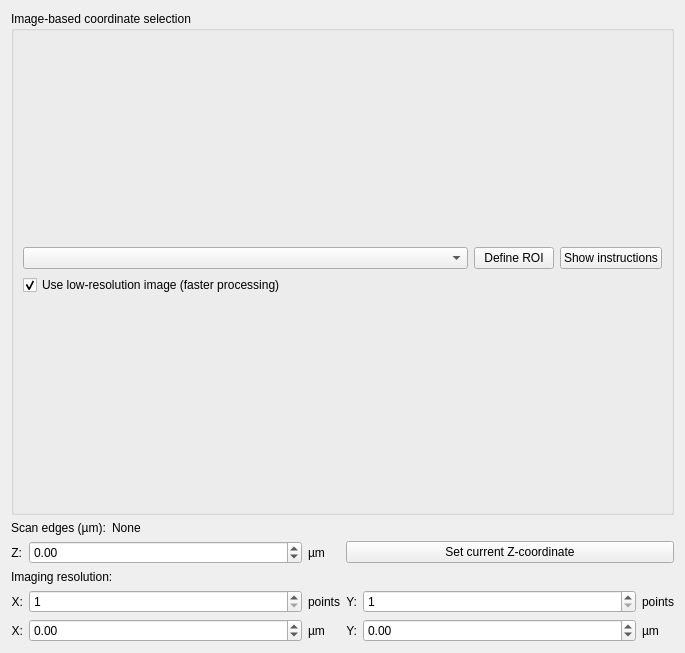
<?xml version="1.0" encoding="UTF-8"?>
<ui version="4.0">
 <class>Rect_Image</class>
 <widget class="QWidget" name="Rect_Image">
  <property name="geometry">
   <rect>
    <x>0</x>
    <y>0</y>
    <width>685</width>
    <height>653</height>
   </rect>
  </property>
  <property name="windowTitle">
   <string>Form</string>
  </property>
  <layout class="QVBoxLayout" name="verticalLayout_2">
   <item>
    <layout class="QVBoxLayout" name="main_layout">
     <item>
      <widget class="QGroupBox" name="groupBox">
       <property name="title">
        <string>Image-based coordinate selection</string>
       </property>
       <layout class="QVBoxLayout" name="verticalLayout_3">
        <item>
         <layout class="QGridLayout" name="gridLayout">
          <item row="1" column="1">
           <widget class="QPushButton" name="btn_defineROI">
            <property name="text">
             <string>Define ROI</string>
            </property>
           </widget>
          </item>
          <item row="1" column="0">
           <widget class="QComboBox" name="combo_image">
            <property name="sizePolicy">
             <sizepolicy hsizetype="Expanding" vsizetype="Fixed">
              <horstretch>0</horstretch>
              <verstretch>0</verstretch>
             </sizepolicy>
            </property>
           </widget>
          </item>
          <item row="1" column="2">
           <widget class="QPushButton" name="btn_instruction">
            <property name="text">
             <string>Show instructions</string>
            </property>
           </widget>
          </item>
          <item row="2" column="0" colspan="3">
           <widget class="QCheckBox" name="chk_lres">
            <property name="text">
             <string>Use low-resolution image (faster processing)</string>
            </property>
            <property name="checked">
             <bool>true</bool>
            </property>
           </widget>
          </item>
          <item row="0" column="0" colspan="3">
           <layout class="QVBoxLayout" name="lyt_canvas"/>
          </item>
         </layout>
        </item>
       </layout>
      </widget>
     </item>
     <item>
      <layout class="QGridLayout" name="gridLayout_2">
       <item row="6" column="0">
        <widget class="QLabel" name="label_11">
         <property name="sizePolicy">
          <sizepolicy hsizetype="Fixed" vsizetype="Preferred">
           <horstretch>0</horstretch>
           <verstretch>0</verstretch>
          </sizepolicy>
         </property>
         <property name="text">
          <string>X:</string>
         </property>
         <property name="alignment">
          <set>Qt::AlignmentFlag::AlignRight|Qt::AlignmentFlag::AlignTrailing|Qt::AlignmentFlag::AlignVCenter</set>
         </property>
        </widget>
       </item>
       <item row="5" column="0">
        <widget class="QLabel" name="label_9">
         <property name="sizePolicy">
          <sizepolicy hsizetype="Fixed" vsizetype="Preferred">
           <horstretch>0</horstretch>
           <verstretch>0</verstretch>
          </sizepolicy>
         </property>
         <property name="text">
          <string>X:</string>
         </property>
         <property name="alignment">
          <set>Qt::AlignmentFlag::AlignRight|Qt::AlignmentFlag::AlignTrailing|Qt::AlignmentFlag::AlignVCenter</set>
         </property>
        </widget>
       </item>
       <item row="6" column="1">
        <widget class="QDoubleSpinBox" name="spin_resXum">
         <property name="minimum">
          <double>-1000000.000000000000000</double>
         </property>
         <property name="maximum">
          <double>1000000.000000000000000</double>
         </property>
        </widget>
       </item>
       <item row="3" column="0">
        <widget class="QLabel" name="label_5">
         <property name="sizePolicy">
          <sizepolicy hsizetype="Fixed" vsizetype="Preferred">
           <horstretch>0</horstretch>
           <verstretch>0</verstretch>
          </sizepolicy>
         </property>
         <property name="text">
          <string>Z:</string>
         </property>
         <property name="alignment">
          <set>Qt::AlignmentFlag::AlignRight|Qt::AlignmentFlag::AlignTrailing|Qt::AlignmentFlag::AlignVCenter</set>
         </property>
        </widget>
       </item>
       <item row="5" column="1">
        <widget class="QSpinBox" name="spin_resXPt">
         <property name="minimum">
          <number>1</number>
         </property>
         <property name="maximum">
          <number>1000000</number>
         </property>
        </widget>
       </item>
       <item row="3" column="1">
        <widget class="QDoubleSpinBox" name="spin_z">
         <property name="minimum">
          <double>-1000000.000000000000000</double>
         </property>
         <property name="maximum">
          <double>1000000.000000000000000</double>
         </property>
        </widget>
       </item>
       <item row="5" column="2">
        <widget class="QLabel" name="label_10">
         <property name="sizePolicy">
          <sizepolicy hsizetype="Fixed" vsizetype="Preferred">
           <horstretch>0</horstretch>
           <verstretch>0</verstretch>
          </sizepolicy>
         </property>
         <property name="text">
          <string>points</string>
         </property>
        </widget>
       </item>
       <item row="6" column="2">
        <widget class="QLabel" name="label_12">
         <property name="sizePolicy">
          <sizepolicy hsizetype="Fixed" vsizetype="Preferred">
           <horstretch>0</horstretch>
           <verstretch>0</verstretch>
          </sizepolicy>
         </property>
         <property name="text">
          <string>µm</string>
         </property>
        </widget>
       </item>
       <item row="3" column="2">
        <widget class="QLabel" name="label_7">
         <property name="sizePolicy">
          <sizepolicy hsizetype="Fixed" vsizetype="Preferred">
           <horstretch>0</horstretch>
           <verstretch>0</verstretch>
          </sizepolicy>
         </property>
         <property name="text">
          <string>µm</string>
         </property>
        </widget>
       </item>
       <item row="5" column="3">
        <widget class="QLabel" name="label_13">
         <property name="sizePolicy">
          <sizepolicy hsizetype="Fixed" vsizetype="Preferred">
           <horstretch>0</horstretch>
           <verstretch>0</verstretch>
          </sizepolicy>
         </property>
         <property name="text">
          <string>Y:</string>
         </property>
         <property name="alignment">
          <set>Qt::AlignmentFlag::AlignRight|Qt::AlignmentFlag::AlignTrailing|Qt::AlignmentFlag::AlignVCenter</set>
         </property>
        </widget>
       </item>
       <item row="4" column="0" colspan="6">
        <widget class="QLabel" name="label_8">
         <property name="sizePolicy">
          <sizepolicy hsizetype="Preferred" vsizetype="Fixed">
           <horstretch>0</horstretch>
           <verstretch>0</verstretch>
          </sizepolicy>
         </property>
         <property name="text">
          <string>Imaging resolution:</string>
         </property>
        </widget>
       </item>
       <item row="5" column="4">
        <widget class="QSpinBox" name="spin_resYPt">
         <property name="minimum">
          <number>1</number>
         </property>
         <property name="maximum">
          <number>1000000</number>
         </property>
        </widget>
       </item>
       <item row="6" column="3">
        <widget class="QLabel" name="label_14">
         <property name="sizePolicy">
          <sizepolicy hsizetype="Fixed" vsizetype="Preferred">
           <horstretch>0</horstretch>
           <verstretch>0</verstretch>
          </sizepolicy>
         </property>
         <property name="text">
          <string>Y:</string>
         </property>
         <property name="alignment">
          <set>Qt::AlignmentFlag::AlignRight|Qt::AlignmentFlag::AlignTrailing|Qt::AlignmentFlag::AlignVCenter</set>
         </property>
        </widget>
       </item>
       <item row="6" column="4">
        <widget class="QDoubleSpinBox" name="spin_resYum">
         <property name="minimum">
          <double>-1000000.000000000000000</double>
         </property>
         <property name="maximum">
          <double>1000000.000000000000000</double>
         </property>
        </widget>
       </item>
       <item row="6" column="5">
        <widget class="QLabel" name="label_16">
         <property name="sizePolicy">
          <sizepolicy hsizetype="Fixed" vsizetype="Preferred">
           <horstretch>0</horstretch>
           <verstretch>0</verstretch>
          </sizepolicy>
         </property>
         <property name="text">
          <string>µm</string>
         </property>
        </widget>
       </item>
       <item row="5" column="5">
        <widget class="QLabel" name="label_15">
         <property name="sizePolicy">
          <sizepolicy hsizetype="Fixed" vsizetype="Preferred">
           <horstretch>0</horstretch>
           <verstretch>0</verstretch>
          </sizepolicy>
         </property>
         <property name="text">
          <string>points</string>
         </property>
        </widget>
       </item>
       <item row="3" column="3" colspan="3">
        <widget class="QPushButton" name="btn_storeZ">
         <property name="text">
          <string>Set current Z-coordinate</string>
         </property>
        </widget>
       </item>
       <item row="2" column="0" colspan="6">
        <layout class="QHBoxLayout" name="horizontalLayout">
         <item>
          <widget class="QLabel" name="label_4">
           <property name="sizePolicy">
            <sizepolicy hsizetype="Fixed" vsizetype="Preferred">
             <horstretch>0</horstretch>
             <verstretch>0</verstretch>
            </sizepolicy>
           </property>
           <property name="text">
            <string>Scan edges (µm):</string>
           </property>
          </widget>
         </item>
         <item>
          <widget class="QLabel" name="lbl_scanEdges">
           <property name="sizePolicy">
            <sizepolicy hsizetype="Preferred" vsizetype="Fixed">
             <horstretch>0</horstretch>
             <verstretch>0</verstretch>
            </sizepolicy>
           </property>
           <property name="text">
            <string>None</string>
           </property>
          </widget>
         </item>
        </layout>
       </item>
      </layout>
     </item>
    </layout>
   </item>
  </layout>
 </widget>
 <tabstops>
  <tabstop>combo_image</tabstop>
  <tabstop>btn_defineROI</tabstop>
  <tabstop>btn_instruction</tabstop>
  <tabstop>chk_lres</tabstop>
  <tabstop>spin_z</tabstop>
  <tabstop>btn_storeZ</tabstop>
  <tabstop>spin_resXPt</tabstop>
  <tabstop>spin_resYPt</tabstop>
  <tabstop>spin_resXum</tabstop>
  <tabstop>spin_resYum</tabstop>
 </tabstops>
 <resources/>
 <connections/>
</ui>
